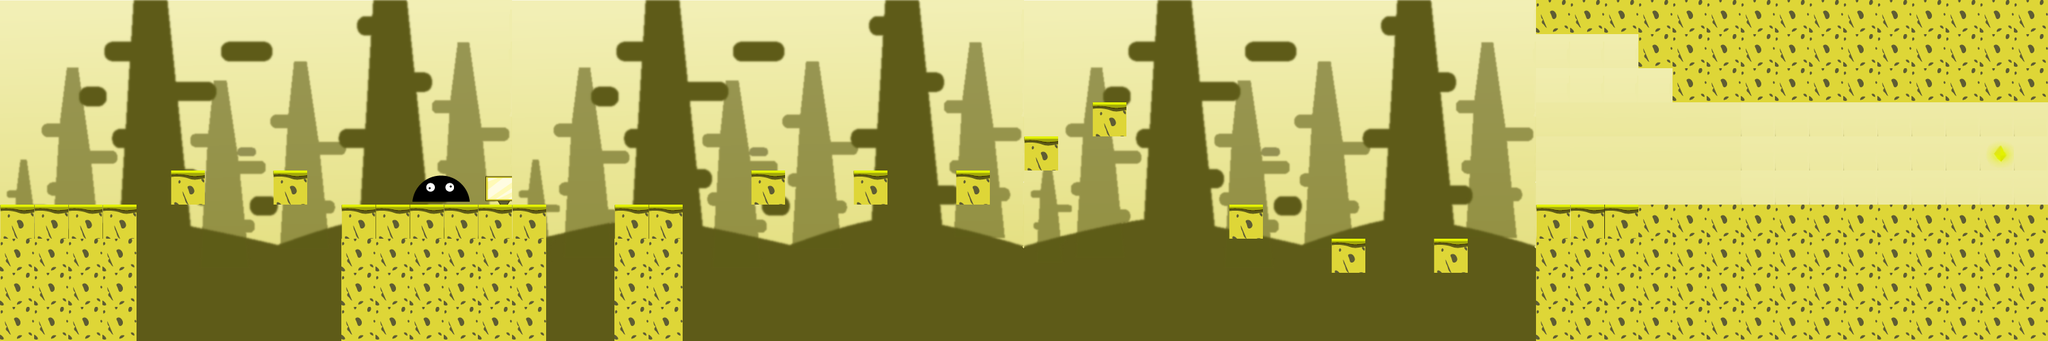

A 2D game scene composited from a Tiled map and its tileset images. What follows is a short description and the map's XML, with each tile layer's data collapsed to a summary:
An orthogonal 60x10 tile map with 50x50 px tiles, 4 tile layers (background, ground, table, cristal), 6 tilesets and 25 objects.

<map version="1.5" tiledversion="1.5.0" orientation="orthogonal" renderorder="right-down" width="60" height="10" tilewidth="50" tileheight="50" infinite="0" nextlayerid="14" nextobjectid="40">
 <tileset firstgid="1" source="ground4.tsx" />
 <tileset firstgid="2" source="ground1.tsx" />
 <tileset firstgid="3" source="slime.tsx" />
 <tileset firstgid="5" source="message.tsx" />
 <tileset firstgid="6" source="cristal.tsx" />
 <tileset firstgid="7" name="background" tilewidth="50" tileheight="50" tilecount="120" columns="15">
  <image source="background.png" width="750" height="423" />
 </tileset>
 <layer id="1" name="background" width="60" height="10">
  <data>[600 cells, 546 non-empty, 120 distinct tile ids]</data>
 </layer>
 <layer id="2" name="ground" width="60" height="10">
  <data>[600 cells, 154 non-empty, 4 distinct tile ids]</data>
 </layer>
 <layer id="3" name="table" width="60" height="10">
  <data>[600 cells, 5 non-empty, 3 distinct tile ids]</data>
 </layer>
 <layer id="13" name="cristal" width="60" height="10">
  <data>[600 cells, 1 non-empty, 1 distinct tile ids]</data>
 </layer>
 <objectgroup id="4" name="ground">
  <object id="4" x="1" y="300" />
  <object id="5" x="1" y="299" width="201" height="202" />
  <object id="6" x="250" y="249" width="49" height="52" />
  <object id="7" x="399" y="252" width="53" height="52" />
  <object id="9" x="498" y="297" width="302" height="203" />
  <object id="13" x="898.667" y="296" width="101.333" height="203.333" />
  <object id="18" x="1100" y="250" width="49" height="50" />
  <object id="19" x="1251" y="250" width="50" height="50" />
  <object id="20" x="1401" y="248" width="50" height="53" />
  <object id="21" x="1499" y="200" width="51" height="49" />
  <object id="22" x="1598" y="149" width="54" height="52" />
  <object id="23" x="1800" y="297" width="49" height="52" />
  <object id="24" x="1950" y="349" width="51" height="51" />
  <object id="25" x="2099" y="349" width="52" height="51" />
  <object id="26" x="2250" y="298" width="749" height="208" />
  <object id="27" x="2449" y="-5" width="550" height="153" />
  <object id="28" x="2248" y="-4" width="200" height="55" />
  <object id="29" x="2400" y="50" width="49" height="49" />
  <object id="35" x="-11" y="-17" width="15" height="522" />
  <object id="37" x="2995" y="-35" width="17" height="545" />
 </objectgroup>
 <objectgroup id="6" name="message" offsetx="-1" offsety="4">
  <object id="15" x="700.067" y="-60.65" width="52.2942" height="357.547" />
 </objectgroup>
 <objectgroup id="7" name="spike">
  <object id="30" x="2474" y="149.333" width="49" height="150" />
  <object id="31" x="2623.67" y="146.833" width="52" height="151" />
  <object id="32" x="2773" y="149" width="50" height="149" />
 </objectgroup>
 <objectgroup id="8" name="cristal">
  <object id="33" x="2898.83" y="198.833" width="51" height="50" />
 </objectgroup>
</map>